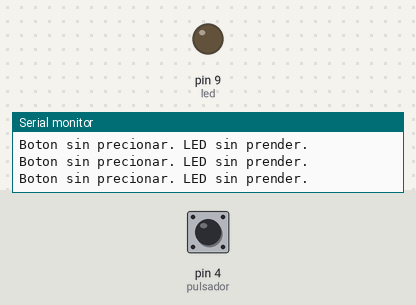
The sketch below on a simulated Arduino Uno, built with avr-gcc and run on an emulated ATmega328P. On the bench: output pins drawn as LEDs (lit = HIGH), the last lines printed to the serial monitor. Dashed ring = blinking. The test bench sets the inputs (shaded band); at power-on: pin 4 (pulsador) HIGH.

Above: at 1.2 s.
1.3 s: pin 4 (pulsador) pulled LOW for 0.15 s
At 2.5 s:
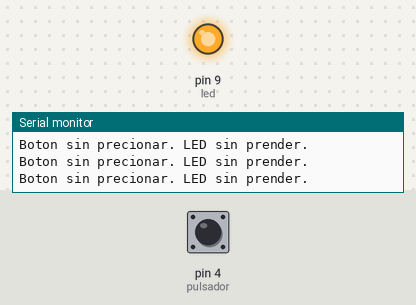
2.9 s: pin 4 (pulsador) pulled LOW for 1 s
At 3.5 s:
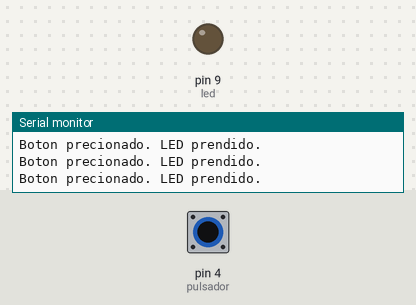
6.9 s: pin 4 (pulsador) pulsed LOW 5 times (0.12 s each, 0.3 s apart)
At 8.4 s:
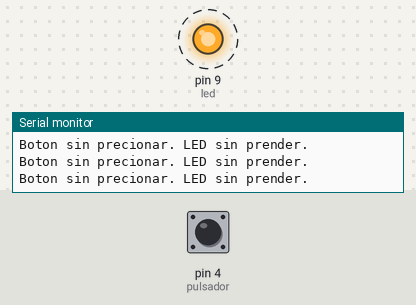
11.4 s: pin 4 (pulsador) pulled LOW for 3.2 s
At 12.2 s:
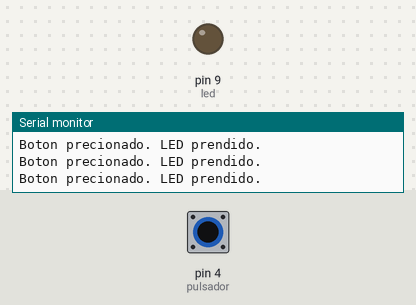
16.1 s: pin 4 (pulsador) driven LOW
At 16.8 s:
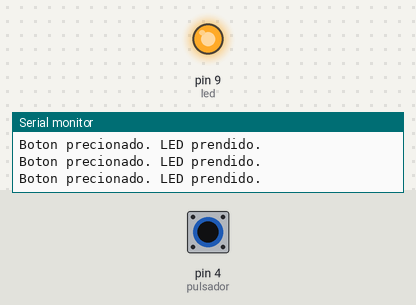
Timing chart, 0 to 19.1 s (numbered marks = the images above; inputs shaded):
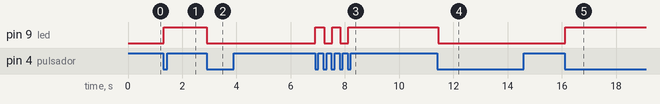

Measured:
- after the input at 1.3 s, pin 9 (led): LOW → HIGH at once
- after the input at 2.9 s, pin 9 (led): HIGH → LOW at once
- after the input at 6.9 s, pin 9 (led): alternates HIGH for 0.31 s and LOW for 0.30 s, 5 changes in all, then stays HIGH, starting at once
- after the input at 11.4 s, pin 9 (led): HIGH → LOW at once
- after the input at 16.1 s, pin 9 (led): LOW → HIGH at once

The sketch:

pulsador_pull_up1__2_.ino
```cpp
/*
Autor: Roberto Rico Sandoval.
Fille: Pulsador con resistencias.
Date: 19/12/2022
*/

int led = 9;
int pulsador = 4;
int valor = 0;

void setup()
{
  Serial.begin(9600);
  pinMode(led, OUTPUT);
  pinMode(pulsador, INPUT_PULLUP);
}

void loop()
{

  while(digitalRead(pulsador) == HIGH){

    Serial.print("\nBoton sin precionar. LED sin prender.");
    delay(0.1);
  }

  valor = digitalRead(led);
  digitalWrite(led, !valor);

  while(digitalRead(pulsador) == LOW){

    Serial.print("\nBoton precionado. LED prendido.");
    delay(0.1);
  }
}
```
